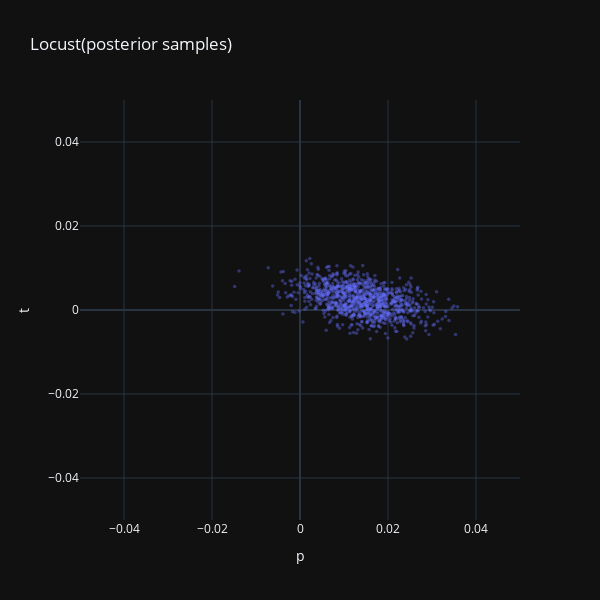

Source (notebook cell):
### Code cell
def plot_svi_coefficients(svi_sample, title, xlim  = .05, ylim = .05):

    site_p_svi = svi_sample['p'].flatten().tolist()
    site_t_svi = svi_sample['t'].flatten().tolist()
  
    source_svi = ['svi'] * len(site_p_svi)

    data = {
        'p': site_p_svi ,
        't': site_t_svi ,
        'inference_method': source_svi 
    }

    df = pd.DataFrame(data)

    fig = px.scatter(df, x='p', y='t', 
                    title= title,
                    template='plotly_dark')

    fig.update_xaxes(range=[-xlim, xlim])
    fig.update_yaxes(range=[-ylim, ylim])

    fig.update_layout(autosize=False,
            width=600,
            height=600
    )

    fig.update_traces(marker=dict(size=3.5, opacity=0.4))

    fig.show()

plot_svi_coefficients(locust_sigmavar, 'Locust(posterior samples)')

### Figure 1 — Plotly figure (JSON) as saved in the notebook; plotly's stock layout.template omitted (floating-point values rounded to 4 significant figures; data arrays with more than 128 entries replaced by an {"elided": "..."} marker saying what was removed)
{"data": [{"hovertemplate": "p=%{x}<br>t=%{y}<extra></extra>", "legendgroup": "", "marker": {"color": "#636efa", "opacity": 0.4, "size": 3.5, "symbol": "circle"}, "mode": "markers", "name": "", "orientation": "v", "showlegend": false, "type": "scatter", "x": {"elided": "1000 float values"}, "xaxis": "x", "y": {"elided": "1000 float values"}, "yaxis": "y"}], "layout": {"autosize": false, "height": 600, "legend": {"tracegroupgap": 0}, "title": {"text": "Locust(posterior samples)"}, "width": 600, "xaxis": {"anchor": "y", "domain": [0, 1], "range": [-0.05, 0.05], "title": {"text": "p"}}, "yaxis": {"anchor": "x", "domain": [0, 1], "range": [-0.05, 0.05], "title": {"text": "t"}}}}
